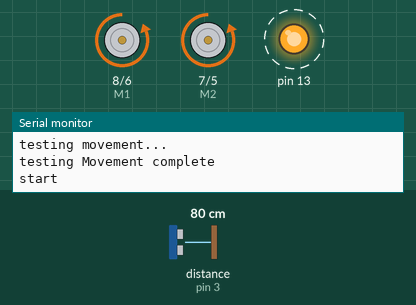
Bench run of a sketch on a simulated Arduino Uno, built with avr-gcc and run on an emulated ATmega328P. Shown: direction and speed pins drawn as motors (green arrow = direction pin HIGH = forward, orange = LOW = backward, longer = more drive), output pins drawn as LEDs (lit = HIGH), the last lines printed to the serial monitor. Wiring (inferred from the names in the program): ultrasonic range finder: trigger pin 2; echo pin 3. Dashed ring = blinking. The inputs (shaded band) are chosen by the test bench; at power-on: distance to the obstacle (sensor on pin 3) 80 cm. The echo pulse lasts 58.3 µs per cm; pins used as bus, display or sensor lines are not drawn.

Above: at 9.13 s.
9.3 s: distance to the obstacle (sensor on pin 3) set to 18 cm
12.3 s: distance to the obstacle (sensor on pin 3) set to 14 cm
At 13.4 s:
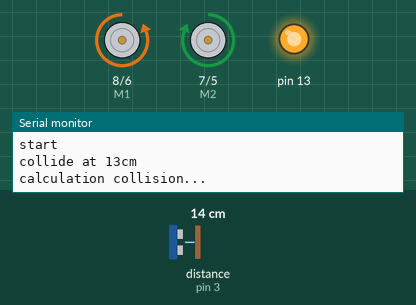
15.3 s: distance to the obstacle (sensor on pin 3) set to 35 cm
At 15.67 s:
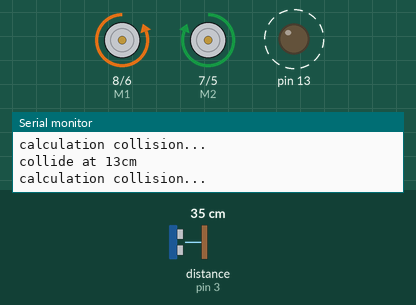
18.3 s: distance to the obstacle (sensor on pin 3) set to 2 cm
At 18.7 s:
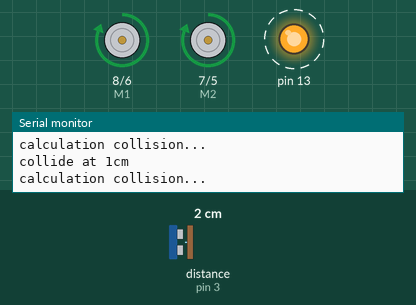
Timing chart, 0 to 22.3 s (numbered marks = the images above; inputs shaded):
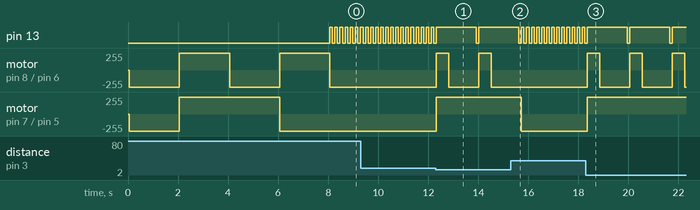

The sketch:

Project.ino
```cpp
class Point {
  public:
    int x, y;

    Point(int _x, int _y)  {
      x = _x;
      y = _y;
    }

    void print() {
      Serial.print("{x: ");
      Serial.print(x);
      Serial.print(", y: ");
      Serial.print(y);
      Serial.print(" }");
    }
};

class AABB {
  public:
    Point center, size;

    AABB(int x, int y, int w, int h) : center(x, y), size(w, h) {}

    static boolean collides(AABB a, AABB b) {
      if (abs(a.center.x - b.center.x) < a.size.x + b.size.x) {
        if (abs(a.center.y - b.center.y) < a.size.y + b.size.y) {
          return true;
        }
      }

      return false;
    }

    void print()  {
      Serial.print("{ x: ");
      Serial.print(center.x);
      Serial.print(", y: ");
      Serial.print(center.y);
      Serial.print(", w: ");
      Serial.print(size.x);
      Serial.print(", h: ");
      Serial.print(size.y);
      Serial.println(" }");
    }
};

// PING STUFF
// VCC  -> +5V
const int trigPin = 2; // TRIG -> pin 2
const int echoPin = 3; // ECHO -> pin 3
// GND  -> ground

// MOTOR STUFF
int E1 = 6; //motor 1 speed
int E2 = 5; //motor 2 speed
int M1 = 8; //motor 1 direction
int M2 = 7; //motor 2 direction

const int maxDist = 15; // max distance in centimeters resulting in a collision
const int minDist = 0; // min distance in centimeters resulting in a collision

const char leftSpeed = 255;
const char rightSpeed = 255;

const boolean debug = true;

void setup() {
  pinMode(13, OUTPUT);
  int i;
  for (i = 5; i <= 8; i++)
    pinMode(i, OUTPUT);

  Serial.begin(9600);

  if (debug) {
    Serial.println("testing AABB...");
    AABB testAABB(0, 0, 5, 5);
    testAABB.print();

    AABB testAABB2(1, 1, 5, 5);
    testAABB2.print();

    Serial.println(AABB::collides(testAABB, testAABB2));

    Serial.println("testing AABB complete");

    Serial.println("testing movement...");
    // TEST MOVEMENT
    forward();
    delay(2000);

    reverse();
    delay(2000);

    right();
    delay(2000);

    left();
    delay(2000);

    Serial.println("testing Movement complete");
  }

  Serial.println("start");
}

void loop() {
  digitalWrite(13, HIGH);
  forward();

  long cm = ping();

  if (cm >= minDist && cm <= maxDist) {
    onCollide(cm);
  }

  delay(100);
  digitalWrite(13, LOW);
  delay(100);
}

long ping() {
  // establish variables for duration of the ping,
  // and the distance result in inches and centimeters:
  long duration, cm;

  // The sensor is triggered by a HIGH pulse of 10 or more microseconds.
  // Give a short LOW pulse beforehand to ensure a clean HIGH pulse:
  pinMode(trigPin, OUTPUT);
  digitalWrite(trigPin, LOW);
  delayMicroseconds(2);
  digitalWrite(trigPin, HIGH);
  delayMicroseconds(10);
  digitalWrite(trigPin, LOW);

  // Read the signal from the sensor: a HIGH pulse whose
  // duration is the time (in microseconds) from the sending
  // of the ping to the reception of its echo off of an object.
  pinMode(echoPin, INPUT);
  duration = pulseIn(echoPin, HIGH);

  // convert the time into a distance
  cm = microsecondsToCentimeters(duration);

  return cm;
}

void forward() {
  analogWrite (E1, leftSpeed);
  digitalWrite(M1, LOW);
  analogWrite (E2, rightSpeed);
  digitalWrite(M2, LOW);
}

void stop() {
  digitalWrite(E1, LOW);
  digitalWrite(E2, LOW);
}

void reverse() {
  analogWrite (E1, leftSpeed);
  digitalWrite(M1, HIGH);
  analogWrite (E2, rightSpeed);
  digitalWrite(M2, HIGH);
}

void left() {
  analogWrite (E1, leftSpeed);
  digitalWrite(M1, HIGH);
  analogWrite (E2, rightSpeed);
  digitalWrite(M2, LOW);
}

void right() {
  analogWrite (E1, leftSpeed);
  digitalWrite(M1, LOW);
  analogWrite (E2, rightSpeed);
  digitalWrite(M2, HIGH);
}

void onCollide(long cm) {
  Serial.print("collide at ");
  Serial.print(cm);
  Serial.print("cm");
  Serial.println();

  Serial.println("calculation collision...");

  reverse();

  delay(500);

  right();

  delay(1000);
}

long microsecondsToCentimeters(long microseconds) {
  // The speed of sound is 340 m/s or 29 microseconds per centimeter.
  // The ping travels out and back, so to find the distance of the
  // object we take half of the distance travelled.
  return microseconds / 29 / 2;
}
```

Measured:
- the behaviour switches between 17 and 16 cm on distance to the obstacle (sensor on pin 3) (found by bisection; images 0 and 1)
- after the input at 12.3 s, motor on pin 8 (M1) / pin 6 (E1): alternates forward 255/255 for 0.50 s and backward 255/255 for 1.2 s, starting at once; motor on pin 7 (M2) / pin 5 (E2): backward 255/255 → forward 255/255 at once
- after the input at 15.3 s, pin 13: alternates HIGH for 0.10 s and LOW for 0.10 s, starting after 0.52 s; motor on pin 8 (M1) / pin 6 (E1): stops changing and stays backward 255/255; motor on pin 7 (M2) / pin 5 (E2): forward 255/255 → backward 255/255 after 0.42 s
- after the input at 18.3 s, pin 13: alternates HIGH for 1.6 s and LOW for 0.10 s, starting after 1.7 s; motor on pin 8 (M1) / pin 6 (E1): alternates forward 255/255 for 0.50 s and backward 255/255 for 1.2 s, starting after 0.06 s; motor on pin 7 (M2) / pin 5 (E2): backward 255/255 → forward 255/255 after 0.06 s
- by itself, motor on pin 8 (M1) / pin 6 (E1): alternates forward 255/255 for 2.0 s and backward 255/255 for 2.0 s
